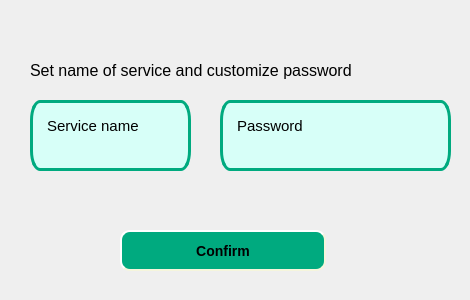
<?xml version="1.0" encoding="UTF-8"?>
<ui version="4.0">
 <class>add_password_dialog</class>
 <widget class="QDialog" name="add_password_dialog">
  <property name="geometry">
   <rect>
    <x>0</x>
    <y>0</y>
    <width>470</width>
    <height>300</height>
   </rect>
  </property>
  <property name="minimumSize">
   <size>
    <width>470</width>
    <height>300</height>
   </size>
  </property>
  <property name="maximumSize">
   <size>
    <width>470</width>
    <height>300</height>
   </size>
  </property>
  <property name="windowTitle">
   <string>Adding password</string>
  </property>
  <widget class="QLabel" name="label">
   <property name="geometry">
    <rect>
     <x>30</x>
     <y>60</y>
     <width>401</width>
     <height>21</height>
    </rect>
   </property>
   <property name="font">
    <font>
     <pointsize>12</pointsize>
    </font>
   </property>
   <property name="text">
    <string>Set name of service and customize password</string>
   </property>
  </widget>
  <widget class="QTextEdit" name="passwordLabelEdit">
   <property name="geometry">
    <rect>
     <x>220</x>
     <y>100</y>
     <width>231</width>
     <height>71</height>
    </rect>
   </property>
   <property name="font">
    <font>
     <family>Segoe UI</family>
     <pointsize>11</pointsize>
     <italic>false</italic>
     <bold>true</bold>
    </font>
   </property>
   <property name="styleSheet">
    <string notr="true">border-style: inset;
border-width: thick;
border-radius:5px;
background-color:rgb(215, 255, 248);
font: 700 11pt &quot;Segoe UI&quot;;
alternate-background-color: rgb(0, 170, 127);
border: 3px solid rgb(0, 170, 127);;
padding: 10px;
 border-radius: 10px 20px;


</string>
   </property>
   <property name="verticalScrollBarPolicy">
    <enum>Qt::ScrollBarAlwaysOff</enum>
   </property>
   <property name="horizontalScrollBarPolicy">
    <enum>Qt::ScrollBarAlwaysOff</enum>
   </property>
   <property name="html">
    <string>&lt;!DOCTYPE HTML PUBLIC &quot;-//W3C//DTD HTML 4.0//EN&quot; &quot;http://www.w3.org/TR/REC-html40/strict.dtd&quot;&gt;
&lt;html&gt;&lt;head&gt;&lt;meta name=&quot;qrichtext&quot; content=&quot;1&quot; /&gt;&lt;meta charset=&quot;utf-8&quot; /&gt;&lt;style type=&quot;text/css&quot;&gt;
p, li { white-space: pre-wrap; }
hr { height: 1px; border-width: 0; }
&lt;/style&gt;&lt;/head&gt;&lt;body style=&quot; font-family:'Segoe UI'; font-size:11pt; font-weight:700; font-style:normal;&quot;&gt;
&lt;p style=&quot; margin-top:0px; margin-bottom:0px; margin-left:0px; margin-right:0px; -qt-block-indent:0; text-indent:0px;&quot;&gt;&lt;span style=&quot; font-weight:400;&quot;&gt;Password&lt;/span&gt;&lt;/p&gt;
&lt;p style=&quot;-qt-paragraph-type:empty; margin-top:0px; margin-bottom:0px; margin-left:0px; margin-right:0px; -qt-block-indent:0; text-indent:0px; font-weight:400;&quot;&gt;&lt;br /&gt;&lt;/p&gt;&lt;/body&gt;&lt;/html&gt;</string>
   </property>
  </widget>
  <widget class="QTextEdit" name="serviceNameEdit">
   <property name="geometry">
    <rect>
     <x>30</x>
     <y>100</y>
     <width>161</width>
     <height>71</height>
    </rect>
   </property>
   <property name="font">
    <font>
     <family>Segoe UI</family>
     <pointsize>11</pointsize>
     <italic>false</italic>
     <bold>true</bold>
    </font>
   </property>
   <property name="cursor" stdset="0">
    <cursorShape>PointingHandCursor</cursorShape>
   </property>
   <property name="toolTip">
    <string>SecurityTip: Do not provide full name of service!</string>
   </property>
   <property name="layoutDirection">
    <enum>Qt::LeftToRight</enum>
   </property>
   <property name="styleSheet">
    <string notr="true">border-style: inset;
border-width: thick;
border-radius:5px;
background-color:rgb(215, 255, 248);
font: 700 11pt &quot;Segoe UI&quot;;
alternate-background-color: rgb(0, 170, 127);
border: 3px solid rgb(0, 170, 127);;
padding: 10px;
 border-radius: 10px 20px;

</string>
   </property>
   <property name="verticalScrollBarPolicy">
    <enum>Qt::ScrollBarAlwaysOff</enum>
   </property>
   <property name="horizontalScrollBarPolicy">
    <enum>Qt::ScrollBarAlwaysOff</enum>
   </property>
   <property name="html">
    <string>&lt;!DOCTYPE HTML PUBLIC &quot;-//W3C//DTD HTML 4.0//EN&quot; &quot;http://www.w3.org/TR/REC-html40/strict.dtd&quot;&gt;
&lt;html&gt;&lt;head&gt;&lt;meta name=&quot;qrichtext&quot; content=&quot;1&quot; /&gt;&lt;meta charset=&quot;utf-8&quot; /&gt;&lt;style type=&quot;text/css&quot;&gt;
p, li { white-space: pre-wrap; }
hr { height: 1px; border-width: 0; }
&lt;/style&gt;&lt;/head&gt;&lt;body style=&quot; font-family:'Segoe UI'; font-size:11pt; font-weight:700; font-style:normal;&quot;&gt;
&lt;p style=&quot; margin-top:0px; margin-bottom:0px; margin-left:0px; margin-right:0px; -qt-block-indent:0; text-indent:0px;&quot;&gt;&lt;span style=&quot; font-weight:400;&quot;&gt;Service name&lt;/span&gt;&lt;/p&gt;&lt;/body&gt;&lt;/html&gt;</string>
   </property>
  </widget>
  <widget class="QPushButton" name="pushButton">
   <property name="geometry">
    <rect>
     <x>120</x>
     <y>230</y>
     <width>206</width>
     <height>41</height>
    </rect>
   </property>
   <property name="styleSheet">
    <string notr="true">QPushButton{
    background-color: rgb(0, 170, 127);
	font: 600 9pt &quot;Segoe UI Semibold&quot;;
    border-style: outset;
    border-width: 2px;
    border-radius: 10px;
    border-color: beige;
    font: bold 14px;
    min-width: 10em;
    padding: 6px;
}
QPushButton:pressed {
    background-color: rgb(224, 0, 0);
    border-style: inset;
}</string>
   </property>
   <property name="text">
    <string>Confirm</string>
   </property>
  </widget>
 </widget>
 <resources/>
 <connections/>
</ui>
